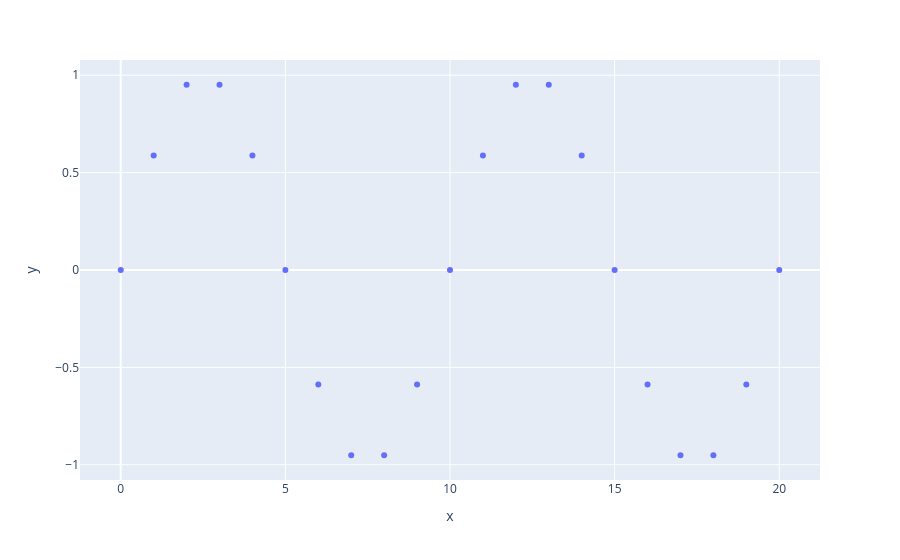

Notebook code for this chart:
### Markdown cell above
lets create a discrete sine wave function, according to this definition:
$$s_k\left[n\right] = \sin\left( \frac{2 \pi}{N} \, k \, n \right)$$

### Code cell
# N ∈ ℕ, n ∈ [0, N - 1], k ∈ [1, N/2]. where:
#   N is the array size
#   n is an iteration of the array,
#   k is the frequency of the wave over N
def make_disc_sine(N, k):
  def res(n):
    return np.sin(((2 * np.pi) / N) * k * n)
  return res

N = 20
k = 2
# this means that this wave (very layman's term) goes N units to complete k time
disc_sine = make_disc_sine(N, k)
x = np.linspace(0, N, N + 1)

graph = px.scatter(x = x, y = disc_sine(x))
graph.show()

### Figure 1 — Plotly figure (JSON) as saved in the notebook; plotly's stock layout.template omitted (floating-point values rounded to 4 significant figures)
{"data": [{"hovertemplate": "x=%{x}<br>y=%{y}<extra></extra>", "legendgroup": "", "marker": {"color": "#636efa", "symbol": "circle"}, "mode": "markers", "name": "", "orientation": "v", "showlegend": false, "type": "scatter", "x": [0.0, 1.0, 2.0, 3.0, 4.0, 5.0, 6.0, 7.0, 8.0, 9.0, 10.0, 11.0, 12.0, 13.0, 14.0, 15.0, 16.0, 17.0, 18.0, 19.0, 20.0], "xaxis": "x", "y": [0.0, 0.5878, 0.9511, 0.9511, 0.5878, 1.225e-16, -0.5878, -0.9511, -0.9511, -0.5878, -2.449e-16, 0.5878, 0.9511, 0.9511, 0.5878, 3.674e-16, -0.5878, -0.9511, -0.9511, -0.5878, -4.899e-16], "yaxis": "y"}], "layout": {"legend": {"tracegroupgap": 0}, "margin": {"t": 60}, "xaxis": {"anchor": "y", "domain": [0, 1], "title": {"text": "x"}}, "yaxis": {"anchor": "x", "domain": [0, 1], "title": {"text": "y"}}}}
